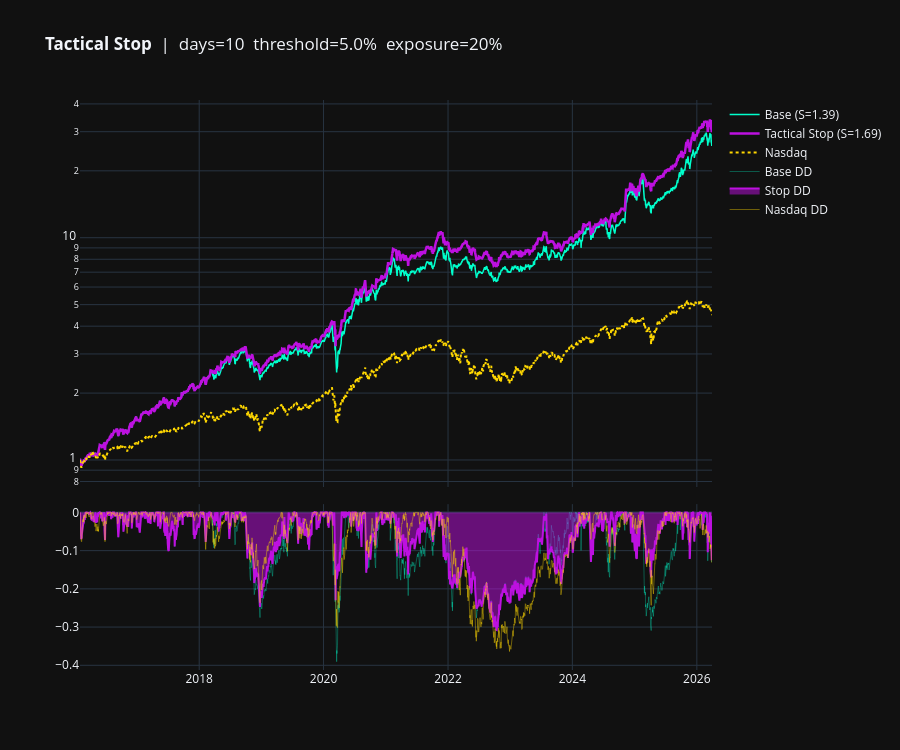

The notebook cell saved with this chart:
### Code cell
# ── 7.1 Equity curve comparison ───────────────────────────────────────────
fig_s = make_subplots(rows=2, cols=1, shared_xaxes=True,
                      vertical_spacing=0.03, row_heights=[0.7, 0.3])

fig_s.add_trace(go.Scatter(x=cum_strat.index, y=cum_strat.values.flatten(),
    name=f"Base (S={s_orig:.2f})", line=dict(color='#00FFCC', width=1.5)), row=1, col=1)
fig_s.add_trace(go.Scatter(x=cum_stop.index, y=cum_stop.values.flatten(),
    name=f"Tactical Stop (S={s_stop:.2f})", line=dict(color='#BD10E0', width=2.5)), row=1, col=1)
fig_s.add_trace(go.Scatter(x=cum_ndq.index, y=cum_ndq.values.flatten(),
    name="Nasdaq", line=dict(color='#FFD700', dash='dot')), row=1, col=1)

fig_s.add_trace(go.Scatter(x=strat_dd.index, y=strat_dd.values.flatten(),
    name="Base DD", line=dict(color='#00FFCC', width=1), opacity=0.3), row=2, col=1)
fig_s.add_trace(go.Scatter(x=stop_dd.index, y=stop_dd.values.flatten(),
    fill='tozeroy', name="Stop DD", line=dict(color='#BD10E0')), row=2, col=1)
fig_s.add_trace(go.Scatter(x=ndq_dd.index, y=ndq_dd.values.flatten(),
    name="Nasdaq DD", line=dict(color='#FFD700', width=1), opacity=0.4), row=2, col=1)

fig_s.update_yaxes(type="log", row=1, col=1)
fig_s.update_layout(height=750, autosize=True,  template="plotly_dark", hovermode="x unified",
    title=f"<b>Tactical Stop</b>  |  days={STOP_DAYS}  threshold={THRESHOLD:.1%}  "
          f"exposure={REDUCED_EXPOSURE:.0%}")
fig_s.show()

### Figure 1 — Plotly figure (JSON) as saved in the notebook; plotly's stock layout.template omitted (floating-point values rounded to 4 significant figures; data arrays with more than 128 entries replaced by an {"elided": "..."} marker saying what was removed)
{"data": [{"line": {"color": "#00FFCC", "width": 1.5}, "name": "Base (S=1.39)", "type": "scatter", "x": {"elided": "2556 str values"}, "xaxis": "x", "y": {"elided": "2556 float values"}, "yaxis": "y"}, {"line": {"color": "#BD10E0", "width": 2.5}, "name": "Tactical Stop (S=1.69)", "type": "scatter", "x": {"elided": "2556 str values"}, "xaxis": "x", "y": {"elided": "2556 float values"}, "yaxis": "y"}, {"line": {"color": "#FFD700", "dash": "dot"}, "name": "Nasdaq", "type": "scatter", "x": {"elided": "2556 str values"}, "xaxis": "x", "y": {"elided": "2556 float values"}, "yaxis": "y"}, {"line": {"color": "#00FFCC", "width": 1}, "name": "Base DD", "opacity": 0.3, "type": "scatter", "x": {"elided": "2556 str values"}, "xaxis": "x2", "y": {"elided": "2556 float values"}, "yaxis": "y2"}, {"fill": "tozeroy", "line": {"color": "#BD10E0"}, "name": "Stop DD", "type": "scatter", "x": {"elided": "2556 str values"}, "xaxis": "x2", "y": {"elided": "2556 float values"}, "yaxis": "y2"}, {"line": {"color": "#FFD700", "width": 1}, "name": "Nasdaq DD", "opacity": 0.4, "type": "scatter", "x": {"elided": "2556 str values"}, "xaxis": "x2", "y": {"elided": "2556 float values"}, "yaxis": "y2"}], "layout": {"autosize": true, "height": 750, "hovermode": "x unified", "title": {"text": "<b>Tactical Stop</b>  |  days=10  threshold=5.0%  exposure=20%"}, "xaxis": {"anchor": "y", "domain": [0.0, 1.0], "matches": "x2", "showticklabels": false}, "xaxis2": {"anchor": "y2", "domain": [0.0, 1.0]}, "yaxis": {"anchor": "x", "domain": [0.321, 1.0], "type": "log"}, "yaxis2": {"anchor": "x2", "domain": [0.0, 0.291]}}}
